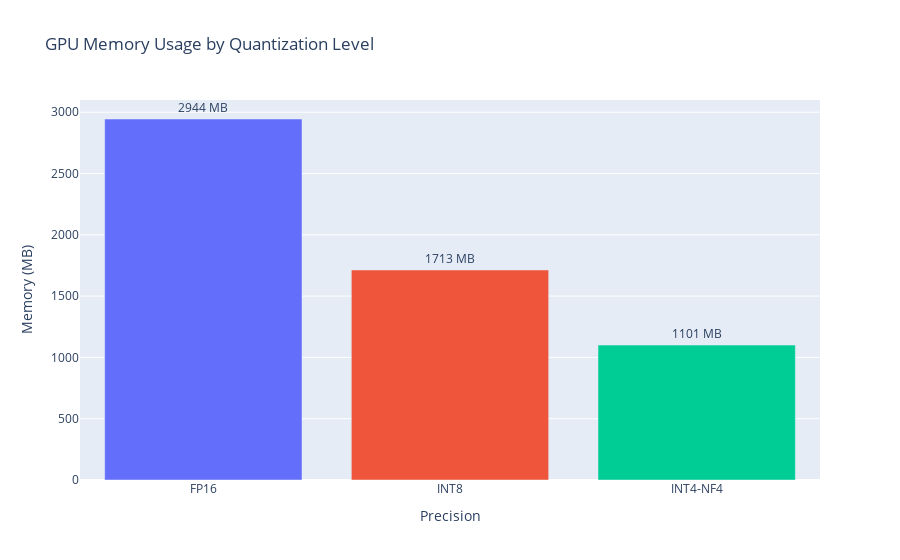
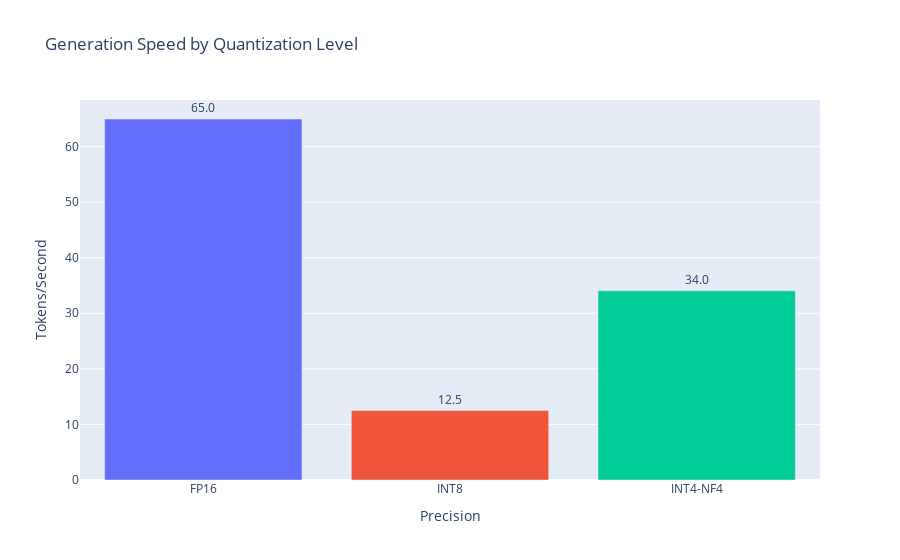
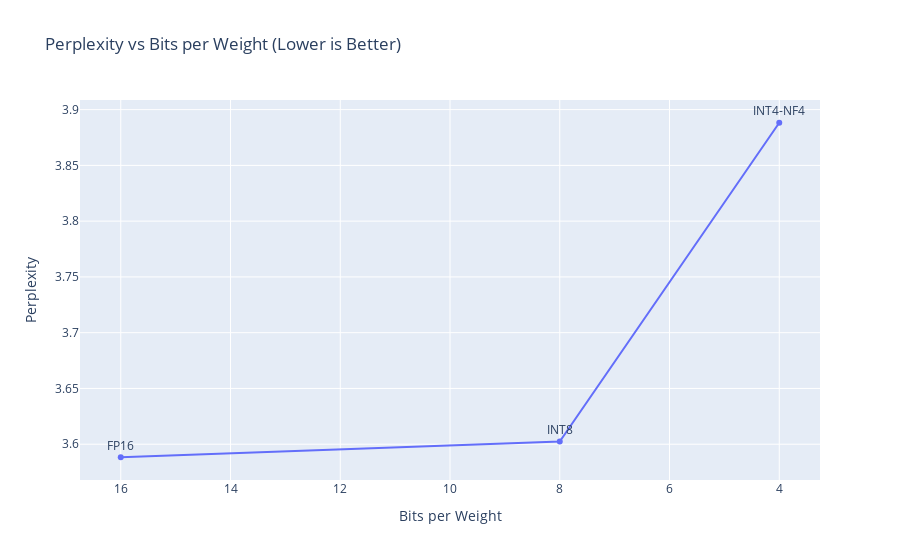
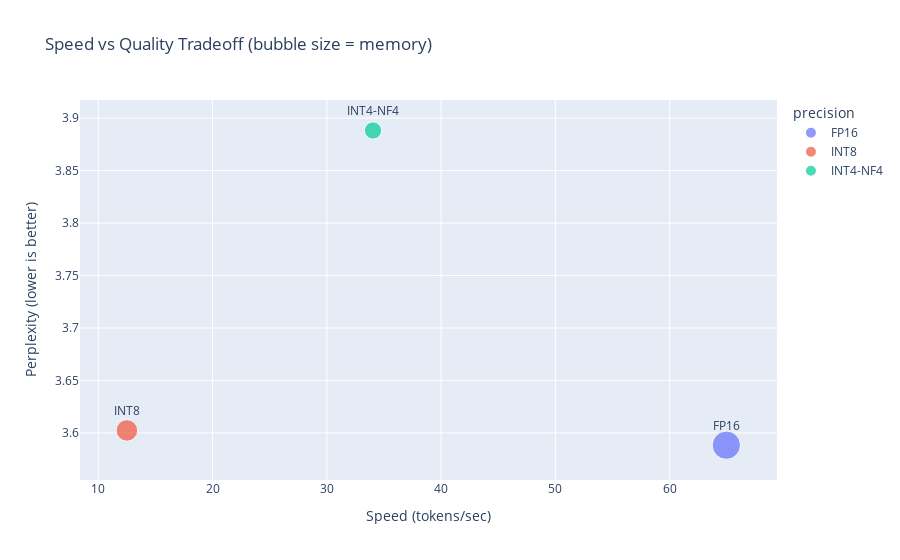

The code cell stored with these charts, in order, in its notebook:
### Code cell
# Individual Charts

# Memory Chart
fig_mem = create_memory_chart(benchmarks)
fig_mem.show()

# Speed Chart
fig_speed = create_speed_chart(benchmarks)
fig_speed.show()

# Perplexity Chart
fig_ppl = create_perplexity_chart(benchmarks)
fig_ppl.show()

# Tradeoff Chart
fig_trade = create_tradeoff_chart(benchmarks)
fig_trade.show()

### Figure 1 — Plotly figure (JSON) as saved in the notebook; plotly's stock layout.template omitted (floating-point values rounded to 4 significant figures)
{"data": [{"hovertemplate": "Precision=%{x}<br>Memory (MB)=%{text}<extra></extra>", "legendgroup": "FP16", "marker": {"color": "#636efa", "pattern": {"shape": ""}}, "name": "FP16", "orientation": "v", "showlegend": true, "text": [2944.0], "textposition": "outside", "texttemplate": "%{text:.0f} MB", "type": "bar", "x": ["FP16"], "xaxis": "x", "y": [2944.0], "yaxis": "y"}, {"hovertemplate": "Precision=%{x}<br>Memory (MB)=%{text}<extra></extra>", "legendgroup": "INT8", "marker": {"color": "#EF553B", "pattern": {"shape": ""}}, "name": "INT8", "orientation": "v", "showlegend": true, "text": [1713.0], "textposition": "outside", "texttemplate": "%{text:.0f} MB", "type": "bar", "x": ["INT8"], "xaxis": "x", "y": [1713.0], "yaxis": "y"}, {"hovertemplate": "Precision=%{x}<br>Memory (MB)=%{text}<extra></extra>", "legendgroup": "INT4-NF4", "marker": {"color": "#00cc96", "pattern": {"shape": ""}}, "name": "INT4-NF4", "orientation": "v", "showlegend": true, "text": [1101.0], "textposition": "outside", "texttemplate": "%{text:.0f} MB", "type": "bar", "x": ["INT4-NF4"], "xaxis": "x", "y": [1101.0], "yaxis": "y"}], "layout": {"barmode": "relative", "legend": {"title": {"text": "Precision"}, "tracegroupgap": 0}, "showlegend": false, "title": {"text": "GPU Memory Usage by Quantization Level"}, "xaxis": {"anchor": "y", "categoryarray": ["FP16", "INT8", "INT4-NF4"], "categoryorder": "array", "domain": [0, 1], "title": {"text": "Precision"}}, "yaxis": {"anchor": "x", "domain": [0, 1], "title": {"text": "Memory (MB)"}}}}

### Figure 2 — Plotly figure (JSON) as saved in the notebook; plotly's stock layout.template omitted (floating-point values rounded to 4 significant figures)
{"data": [{"hovertemplate": "Precision=%{x}<br>Tokens/Second=%{text}<extra></extra>", "legendgroup": "FP16", "marker": {"color": "#636efa", "pattern": {"shape": ""}}, "name": "FP16", "orientation": "v", "showlegend": true, "text": [64.96], "textposition": "outside", "texttemplate": "%{text:.1f}", "type": "bar", "x": ["FP16"], "xaxis": "x", "y": [64.96], "yaxis": "y"}, {"hovertemplate": "Precision=%{x}<br>Tokens/Second=%{text}<extra></extra>", "legendgroup": "INT8", "marker": {"color": "#EF553B", "pattern": {"shape": ""}}, "name": "INT8", "orientation": "v", "showlegend": true, "text": [12.51], "textposition": "outside", "texttemplate": "%{text:.1f}", "type": "bar", "x": ["INT8"], "xaxis": "x", "y": [12.51], "yaxis": "y"}, {"hovertemplate": "Precision=%{x}<br>Tokens/Second=%{text}<extra></extra>", "legendgroup": "INT4-NF4", "marker": {"color": "#00cc96", "pattern": {"shape": ""}}, "name": "INT4-NF4", "orientation": "v", "showlegend": true, "text": [34.04], "textposition": "outside", "texttemplate": "%{text:.1f}", "type": "bar", "x": ["INT4-NF4"], "xaxis": "x", "y": [34.04], "yaxis": "y"}], "layout": {"barmode": "relative", "legend": {"title": {"text": "Precision"}, "tracegroupgap": 0}, "showlegend": false, "title": {"text": "Generation Speed by Quantization Level"}, "xaxis": {"anchor": "y", "categoryarray": ["FP16", "INT8", "INT4-NF4"], "categoryorder": "array", "domain": [0, 1], "title": {"text": "Precision"}}, "yaxis": {"anchor": "x", "domain": [0, 1], "title": {"text": "Tokens/Second"}}}}

### Figure 3 — Plotly figure (JSON) as saved in the notebook; plotly's stock layout.template omitted (floating-point values rounded to 4 significant figures)
{"data": [{"hovertemplate": "Bits per Weight=%{x}<br>Perplexity=%{y}<br>precision=%{text}<extra></extra>", "legendgroup": "", "line": {"color": "#636efa", "dash": "solid"}, "marker": {"symbol": "circle"}, "mode": "lines+markers+text", "name": "", "orientation": "v", "showlegend": false, "text": ["FP16", "INT8", "INT4-NF4"], "textposition": "top center", "type": "scatter", "x": [16.0, 8.0, 4.0], "xaxis": "x", "y": [3.588, 3.602, 3.888], "yaxis": "y"}], "layout": {"legend": {"tracegroupgap": 0}, "title": {"text": "Perplexity vs Bits per Weight (Lower is Better)"}, "xaxis": {"anchor": "y", "autorange": "reversed", "domain": [0, 1], "title": {"text": "Bits per Weight"}}, "yaxis": {"anchor": "x", "domain": [0, 1], "title": {"text": "Perplexity"}}}}

### Figure 4 — Plotly figure (JSON) as saved in the notebook; plotly's stock layout.template omitted (floating-point values rounded to 4 significant figures)
{"data": [{"customdata": [[2944.0]], "hovertemplate": "precision=FP16<br>Speed (tokens/sec)=%{x}<br>Perplexity (lower is better)=%{y}<br>memory_mb=%{customdata[0]}<extra></extra>", "legendgroup": "FP16", "marker": {"color": "#636efa", "size": [2944.0], "sizemode": "area", "sizeref": 7.361, "symbol": "circle"}, "mode": "markers", "name": "FP16", "orientation": "v", "showlegend": true, "type": "scatter", "x": [64.96], "xaxis": "x", "y": [3.588], "yaxis": "y"}, {"customdata": [[1713.0]], "hovertemplate": "precision=INT8<br>Speed (tokens/sec)=%{x}<br>Perplexity (lower is better)=%{y}<br>memory_mb=%{customdata[0]}<extra></extra>", "legendgroup": "INT8", "marker": {"color": "#EF553B", "size": [1713.0], "sizemode": "area", "sizeref": 7.361, "symbol": "circle"}, "mode": "markers", "name": "INT8", "orientation": "v", "showlegend": true, "type": "scatter", "x": [12.51], "xaxis": "x", "y": [3.602], "yaxis": "y"}, {"customdata": [[1101.0]], "hovertemplate": "precision=INT4-NF4<br>Speed (tokens/sec)=%{x}<br>Perplexity (lower is better)=%{y}<br>memory_mb=%{customdata[0]}<extra></extra>", "legendgroup": "INT4-NF4", "marker": {"color": "#00cc96", "size": [1101.0], "sizemode": "area", "sizeref": 7.361, "symbol": "circle"}, "mode": "markers", "name": "INT4-NF4", "orientation": "v", "showlegend": true, "type": "scatter", "x": [34.04], "xaxis": "x", "y": [3.888], "yaxis": "y"}], "layout": {"annotations": [{"showarrow": false, "text": "FP16", "x": 64.96, "y": 3.588, "yshift": 20}, {"showarrow": false, "text": "INT8", "x": 12.51, "y": 3.602, "yshift": 20}, {"showarrow": false, "text": "INT4-NF4", "x": 34.04, "y": 3.888, "yshift": 20}], "legend": {"itemsizing": "constant", "title": {"text": "precision"}, "tracegroupgap": 0}, "title": {"text": "Speed vs Quality Tradeoff (bubble size = memory)"}, "xaxis": {"anchor": "y", "domain": [0, 1], "title": {"text": "Speed (tokens/sec)"}}, "yaxis": {"anchor": "x", "domain": [0, 1], "title": {"text": "Perplexity (lower is better)"}}}}
